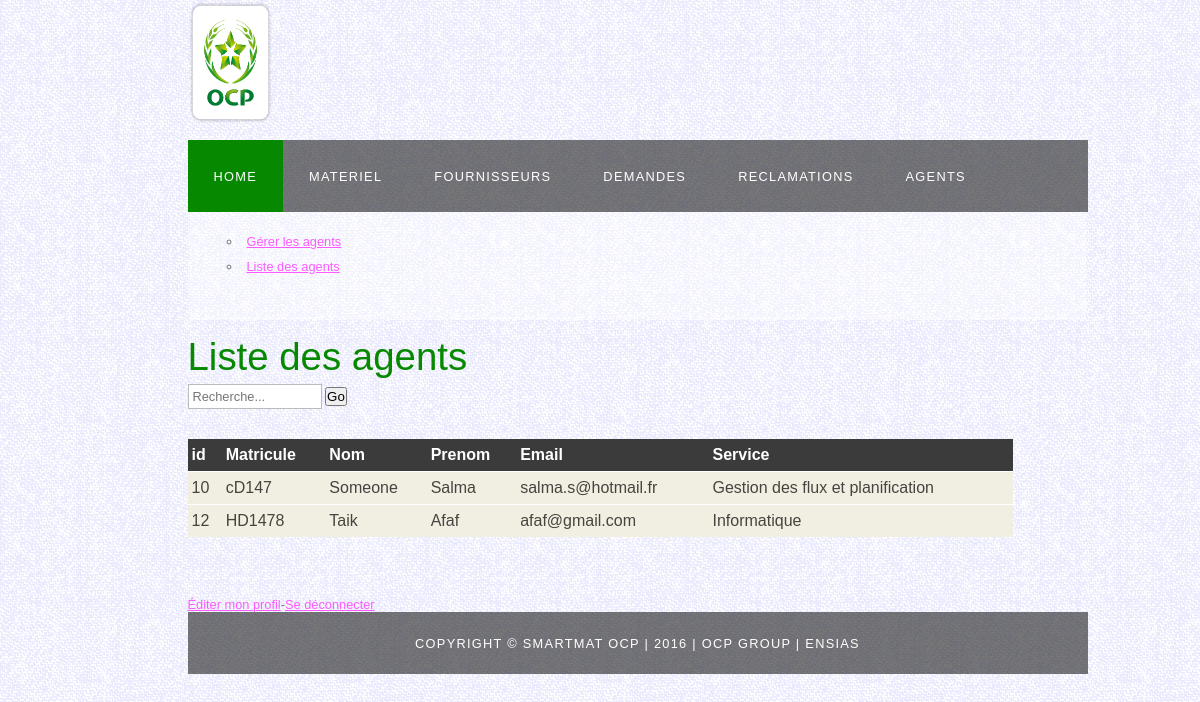
Page /textured_green/afficheragents.php (signed in) on the committed database.
### tables this page shows
CREATE TABLE `agent` (
  `id_a` int(11) NOT NULL,
  `matricule` varchar(8) NOT NULL,
  `nom` varchar(50) NOT NULL,
  `prenom` varchar(50) NOT NULL,
  `service` varchar(255) NOT NULL,
  `email` varchar(255) NOT NULL,
  `motdepasse` text NOT NULL,
  `admin` int(11) NOT NULL DEFAULT '0'
);

### textured_green/afficheragents.php (the view, shortened to what this page needs)
<?php
include("index.php");
include("menuagents.php");
$pdo = new PDO('mysql:host=localhost;dbname=gestion_materiel','root','' );
       if(isset($_GET['search']) AND !empty($_GET['search']))
      {
                $search = htmlspecialchars($_GET['search']);
                $seaarch='%'.$search.'%';
            $mat = $pdo->prepare('SELECT * FROM  agent WHERE nom LIKE ? OR  prenom LIKE  ? OR matricule LIKE ? OR service LIKE ? OR email LIKE ? ');
            $mat->execute(array($seaarch,$seaarch,$seaarch,$seaarch,$seaarch));
            $rows = $mat->fetchAll(PDO::FETCH_ASSOC);}
    else{
        $mat = $pdo->query("SELECT * FROM agent");
        $mat->execute();
        $rows = $mat->fetchAll(PDO::FETCH_ASSOC);}
?>
<html>
   <body>
   <h1>Liste des agents</h1>
        <form method="GET"  id="search_form">
          <p>
            <input class="search" type="search" name="search" placeholder="Recherche..." />
            <input type="submit" value="Go"/>
          </p>
        </form>
        <table  style="width:100%; border-spacing:0;"><form name="form1" method="post" action="">
                <tr>
                    <th>id</th>
                    <th>Matricule </th>
                    <th>Nom </th>
                    <th>Prenom</th>
                    <th>Email</th>
                    <th>Service</th>
                </tr>
            <?php
            foreach ($rows as $donnees)
            {
            ?>
                <tr>
                    <td align="center"><?php echo $donnees['id_a'];?></td>
                     <td align="center"><?php echo $donnees['matricule'];?></td>
                    <td align="center"><?php echo $donnees['nom'];?></td>
                    <td align="center"><?php echo $donnees['prenom'];?></td>
                    <td align="center"><?php echo $donnees['email'];?></td>
                    <td align="center"><?php echo $donnees['service'];?></td>
                </tr>
            <?php
                }
            ?>
           </table>
<?php
include ("footer.php");
?>
    </body>
</html>

### textured_green/style/style.css (style rules this page uses)
html { height: 100%; }
* { margin: 0; padding: 0; }
body { font: normal .80em 'trebuchet ms', arial, sans-serif; background: #F0EFE2 url(background.png) repeat; color: #777; }
p { padding: 0 0 20px 0; line-height: 1.7em; }
h1, h2, h3, h4, h5, h6 { font: normal 175% 'century gothic', arial, sans-serif; color: #068900; margin: 0 0 15px 0; padding: 15px 0 5px 0; }
#logo h1, #logo h2 { font: normal 300% 'century gothic', arial, sans-serif; border-bottom: 0; text-transform: none; margin: 0; }
.search { color: #5D5D5D; border: 1px solid #BBB; width: 134px; padding: 4px; font: 100% arial, sans-serif; }
table { margin: 10px 0 30px 0; }
table tr th, table tr td { background: #3B3B3B; color: #FFF; padding: 7px 4px; text-align: left; }
table tr td { background: #F0EFE2; color: #47433F; border-top: 1px solid #FFF; }

### rows in the picture
agent: id_a "10", matricule "cD147", nom "Someone", prenom "Salma", email "salma.s@hotmail.fr", service "Gestion des flux et planification"
agent: id_a "12", matricule "HD1478", nom "Taik", prenom "Afaf", email "afaf@gmail.com", service "Informatique"
